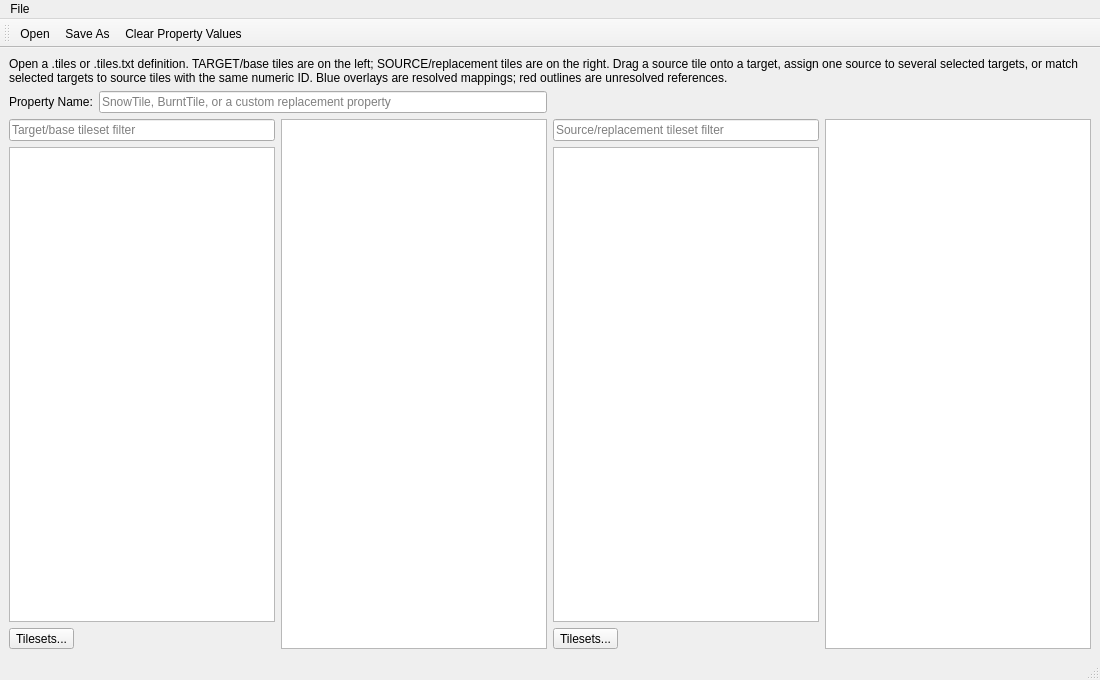
<?xml version="1.0" encoding="UTF-8"?>
<ui version="4.0">
 <class>SnowEditor</class>
 <widget class="QMainWindow" name="SnowEditor">
  <property name="geometry">
   <rect>
    <x>0</x>
    <y>0</y>
    <width>1100</width>
    <height>680</height>
   </rect>
  </property>
  <property name="windowTitle">
   <string>Snow Editor</string>
  </property>
  <widget class="QWidget" name="centralwidget">
   <layout class="QGridLayout" name="gridLayout">
    <item row="2" column="1">
     <widget class="Tiled::Internal::MixedTilesetView" name="targetView"/>
    </item>
    <item row="2" column="2">
     <layout class="QVBoxLayout" name="verticalLayout_5">
      <item>
       <widget class="QLineEdit" name="filterEditSource">
        <property name="placeholderText">
         <string>Source/replacement tileset filter</string>
        </property>
        <property name="clearButtonEnabled">
         <bool>true</bool>
        </property>
       </widget>
      </item>
      <item>
       <widget class="QListWidget" name="tilesetListSource"/>
      </item>
      <item>
       <widget class="QToolButton" name="tilesetMgrSource">
        <property name="text">
         <string>Tilesets...</string>
        </property>
       </widget>
      </item>
     </layout>
    </item>
    <item row="2" column="0">
     <layout class="QVBoxLayout" name="verticalLayout_6">
      <item>
       <widget class="QLineEdit" name="filterEditTarget">
        <property name="placeholderText">
         <string>Target/base tileset filter</string>
        </property>
        <property name="clearButtonEnabled">
         <bool>true</bool>
        </property>
       </widget>
      </item>
      <item>
       <widget class="QListWidget" name="tilesetListTarget"/>
      </item>
      <item>
       <widget class="QToolButton" name="tilesetMgrTarget">
        <property name="text">
         <string>Tilesets...</string>
        </property>
       </widget>
      </item>
     </layout>
    </item>
    <item row="1" column="0" colspan="2">
     <layout class="QHBoxLayout" name="horizontalLayout">
      <item>
       <widget class="QLabel" name="label1">
        <property name="sizePolicy">
         <sizepolicy hsizetype="Preferred" vsizetype="Preferred">
          <horstretch>0</horstretch>
          <verstretch>0</verstretch>
         </sizepolicy>
        </property>
        <property name="text">
         <string>Property Name:</string>
        </property>
       </widget>
      </item>
      <item>
       <widget class="QLineEdit" name="propertyName">
        <property name="placeholderText">
         <string>SnowTile, BurntTile, or a custom replacement property</string>
        </property>
       </widget>
      </item>
     </layout>
    </item>
    <item row="2" column="3">
     <widget class="Tiled::Internal::MixedTilesetView" name="sourceView">
      <property name="minimumSize">
       <size>
        <width>256</width>
        <height>0</height>
       </size>
      </property>
     </widget>
    </item>
    <item row="0" column="0" colspan="4">
     <widget class="QLabel" name="label">
      <property name="text">
       <string>Open a .tiles or .tiles.txt definition. TARGET/base tiles are on the left; SOURCE/replacement tiles are on the right. Drag a source tile onto a target, assign one source to several selected targets, or match selected targets to source tiles with the same numeric ID. Blue overlays are resolved mappings; red outlines are unresolved references.</string>
      </property>
      <property name="wordWrap">
       <bool>true</bool>
      </property>
     </widget>
    </item>
   </layout>
  </widget>
  <widget class="QMenuBar" name="menubar">
   <property name="geometry">
    <rect>
     <x>0</x>
     <y>0</y>
     <width>867</width>
     <height>21</height>
    </rect>
   </property>
   <widget class="QMenu" name="menuFile">
    <property name="title">
     <string>File</string>
    </property>
    <addaction name="actionOpen"/>
    <addaction name="actionSave"/>
    <addaction name="actionClose"/>
   </widget>
   <addaction name="menuFile"/>
  </widget>
  <widget class="QStatusBar" name="statusbar"/>
  <widget class="QToolBar" name="toolBar">
   <property name="windowTitle">
    <string>toolBar</string>
   </property>
   <attribute name="toolBarArea">
    <enum>TopToolBarArea</enum>
   </attribute>
   <attribute name="toolBarBreak">
    <bool>false</bool>
   </attribute>
   <addaction name="actionOpen"/>
   <addaction name="actionSave"/>
   <addaction name="actionReset"/>
  </widget>
  <action name="actionClose">
   <property name="text">
    <string>Close</string>
   </property>
  </action>
  <action name="actionOpen">
   <property name="icon">
    <iconset resource="tiled.qrc">
     <normaloff>:/images/16x16/document-open.png</normaloff>:/images/16x16/document-open.png</iconset>
   </property>
   <property name="text">
    <string>Open...</string>
   </property>
  </action>
  <action name="actionSave">
   <property name="icon">
    <iconset resource="tiled.qrc">
     <normaloff>:/images/16x16/document-save-as.png</normaloff>:/images/16x16/document-save-as.png</iconset>
   </property>
   <property name="text">
    <string>Save As...</string>
   </property>
  </action>
  <action name="actionReset">
   <property name="icon">
    <iconset resource="tiled.qrc">
     <normaloff>:/images/16x16/edit-clear.png</normaloff>:/images/16x16/edit-clear.png</iconset>
   </property>
   <property name="text">
    <string>Clear Property Values</string>
   </property>
   <property name="toolTip">
    <string>Reset properties to the default</string>
   </property>
  </action>
 </widget>
 <customwidgets>
  <customwidget>
   <class>Tiled::Internal::MixedTilesetView</class>
   <extends>QTableView</extends>
   <header>BuildingEditor/mixedtilesetview.h</header>
  </customwidget>
 </customwidgets>
 <resources>
  <include location="tiled.qrc"/>
 </resources>
 <connections/>
</ui>
